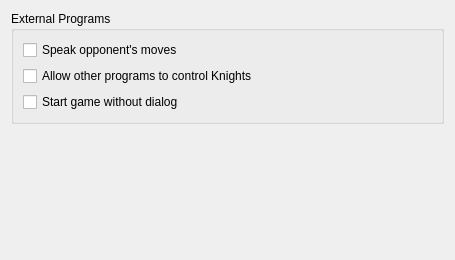
<?xml version="1.0" encoding="UTF-8"?>
<ui version="4.0">
 <class>prefs_access</class>
 <widget class="QWidget" name="prefs_access">
  <property name="geometry">
   <rect>
    <x>0</x>
    <y>0</y>
    <width>455</width>
    <height>260</height>
   </rect>
  </property>
  <layout class="QVBoxLayout" name="verticalLayout">
   <item>
    <widget class="QGroupBox" name="external_box">
     <property name="title">
      <string>External Programs</string>
     </property>
     <layout class="QVBoxLayout" name="verticalLayout_2">
      <item>
       <widget class="QCheckBox" name="kcfg_speakOpponentsMoves">
        <property name="text">
         <string>Speak opponent's moves</string>
        </property>
       </widget>
      </item>
      <item>
       <widget class="QCheckBox" name="kcfg_allowExternalControl">
        <property name="text">
         <string>Allow other programs to control Knights</string>
        </property>
       </widget>
      </item>
      <item>
       <widget class="QCheckBox" name="kcfg_autoStartGame">
        <property name="text">
         <string>Start game without dialog</string>
        </property>
       </widget>
      </item>
     </layout>
    </widget>
   </item>
   <item>
    <spacer name="verticalSpacer">
     <property name="orientation">
      <enum>Qt::Vertical</enum>
     </property>
     <property name="sizeHint" stdset="0">
      <size>
       <width>20</width>
       <height>40</height>
      </size>
     </property>
    </spacer>
   </item>
  </layout>
 </widget>
 <resources/>
 <connections/>
</ui>
